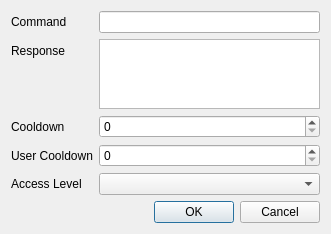
<?xml version="1.0" encoding="UTF-8"?>
<ui version="4.0">
 <class>CommandAdd</class>
 <widget class="QDialog" name="CommandAdd">
  <property name="windowModality">
   <enum>Qt::ApplicationModal</enum>
  </property>
  <property name="geometry">
   <rect>
    <x>0</x>
    <y>0</y>
    <width>331</width>
    <height>224</height>
   </rect>
  </property>
  <property name="windowTitle">
   <string/>
  </property>
  <layout class="QVBoxLayout" name="verticalLayout">
   <item>
    <layout class="QFormLayout" name="formLayout">
     <item row="0" column="0">
      <widget class="QLabel" name="command_label">
       <property name="text">
        <string>Command</string>
       </property>
      </widget>
     </item>
     <item row="1" column="0">
      <widget class="QLabel" name="response_label">
       <property name="text">
        <string>Response</string>
       </property>
      </widget>
     </item>
     <item row="2" column="0">
      <widget class="QLabel" name="cooldown_label">
       <property name="text">
        <string>Cooldown</string>
       </property>
      </widget>
     </item>
     <item row="3" column="0">
      <widget class="QLabel" name="user_cooldown_label">
       <property name="text">
        <string>User Cooldown</string>
       </property>
      </widget>
     </item>
     <item row="4" column="0">
      <widget class="QLabel" name="access_level_label">
       <property name="text">
        <string>Access Level</string>
       </property>
      </widget>
     </item>
     <item row="0" column="1">
      <widget class="QLineEdit" name="command_input"/>
     </item>
     <item row="1" column="1">
      <widget class="QPlainTextEdit" name="response_input"/>
     </item>
     <item row="2" column="1">
      <widget class="QSpinBox" name="cooldown_input">
       <property name="maximum">
        <number>2147483647</number>
       </property>
      </widget>
     </item>
     <item row="3" column="1">
      <widget class="QSpinBox" name="user_cooldown_input">
       <property name="maximum">
        <number>2147483647</number>
       </property>
      </widget>
     </item>
     <item row="4" column="1">
      <widget class="QComboBox" name="access_level_input"/>
     </item>
    </layout>
   </item>
   <item>
    <widget class="QDialogButtonBox" name="button_box">
     <property name="orientation">
      <enum>Qt::Horizontal</enum>
     </property>
     <property name="standardButtons">
      <set>QDialogButtonBox::Cancel|QDialogButtonBox::Ok</set>
     </property>
    </widget>
   </item>
  </layout>
 </widget>
 <resources/>
 <connections/>
</ui>
